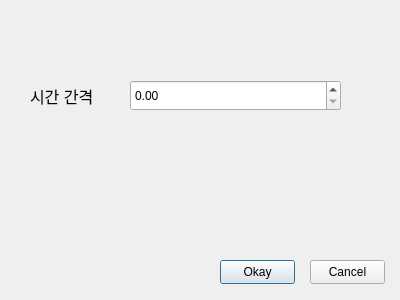
<?xml version="1.0" encoding="UTF-8"?>
<ui version="4.0">
 <class>SettingsDialog</class>
 <widget class="QDialog" name="SettingsDialog">
  <property name="geometry">
   <rect>
    <x>0</x>
    <y>0</y>
    <width>400</width>
    <height>300</height>
   </rect>
  </property>
  <property name="windowTitle">
   <string>SettingDialog</string>
  </property>
  <widget class="QPushButton" name="pushButton">
   <property name="geometry">
    <rect>
     <x>220</x>
     <y>260</y>
     <width>75</width>
     <height>24</height>
    </rect>
   </property>
   <property name="text">
    <string>Okay</string>
   </property>
  </widget>
  <widget class="QPushButton" name="pushButton_2">
   <property name="geometry">
    <rect>
     <x>310</x>
     <y>260</y>
     <width>75</width>
     <height>24</height>
    </rect>
   </property>
   <property name="text">
    <string>Cancel</string>
   </property>
  </widget>
  <widget class="QLabel" name="label">
   <property name="geometry">
    <rect>
     <x>30</x>
     <y>80</y>
     <width>71</width>
     <height>31</height>
    </rect>
   </property>
   <property name="font">
    <font>
     <pointsize>12</pointsize>
    </font>
   </property>
   <property name="text">
    <string>시간 간격</string>
   </property>
  </widget>
  <widget class="QDoubleSpinBox" name="doubleSpinBox">
   <property name="geometry">
    <rect>
     <x>130</x>
     <y>80</y>
     <width>211</width>
     <height>31</height>
    </rect>
   </property>
  </widget>
 </widget>
 <resources/>
 <connections/>
</ui>
